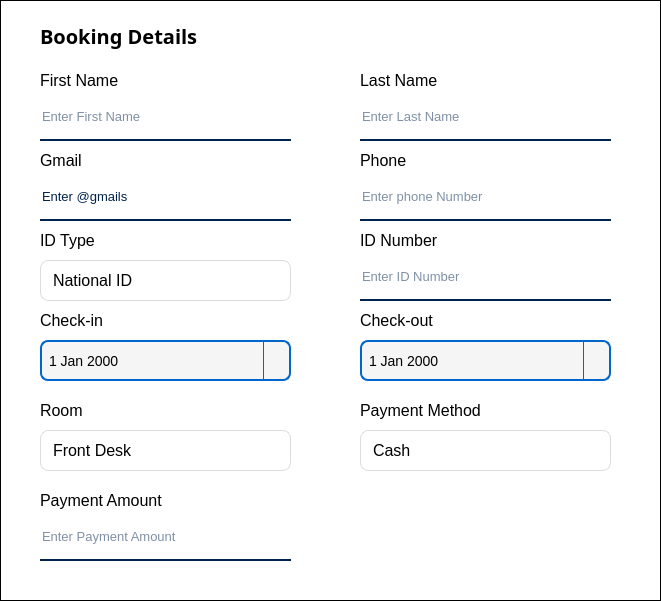
             <widget class="QWidget" name="widget_5" native="true">
              <property name="geometry">
               <rect>
                <x>0</x>
                <y>100</y>
                <width>661</width>
                <height>601</height>
               </rect>
              </property>
              <property name="styleSheet">
               <string notr="true">background-color: white;
border: 1px solid;</string>
              </property>
              <widget class="QLineEdit" name="txtFname">
               <property name="geometry">
                <rect>
                 <x>40</x>
                 <y>100</y>
                 <width>251</width>
                 <height>41</height>
                </rect>
               </property>
               <property name="font">
                <font>
                 <pointsize>10</pointsize>
                </font>
               </property>
               <property name="styleSheet">
                <string notr="true">background-color: rgb(255,255,255);
border: none;
border-bottom: 2px solid #00224c;
color: #00224c;
padding-bottom: 7px;</string>
               </property>
               <property name="placeholderText">
                <string>Enter First Name</string>
               </property>
              </widget>
              <widget class="QLabel" name="label_4">
               <property name="geometry">
                <rect>
                 <x>40</x>
                 <y>70</y>
                 <width>111</width>
                 <height>21</height>
                </rect>
               </property>
               <property name="font">
                <font>
                 <family>Arial</family>
                 <pointsize>12</pointsize>
                </font>
               </property>
               <property name="styleSheet">
                <string notr="true">QLabel {
    color: black;
	border: none;
}</string>
               </property>
               <property name="text">
                <string>First Name</string>
               </property>
              </widget>
              <widget class="QLabel" name="label_6">
               <property name="geometry">
                <rect>
                 <x>360</x>
                 <y>70</y>
                 <width>111</width>
                 <height>21</height>
                </rect>
               </property>
               <property name="font">
                <font>
                 <family>Arial</family>
                 <pointsize>12</pointsize>
                </font>
               </property>
               <property name="styleSheet">
                <string notr="true">QLabel {
    color: black;
	border: none;
}</string>
               </property>
               <property name="text">
                <string>Last Name</string>
               </property>
              </widget>
              <widget class="QLineEdit" name="txtLname">
               <property name="geometry">
                <rect>
                 <x>360</x>
                 <y>100</y>
                 <width>251</width>
                 <height>41</height>
                </rect>
               </property>
               <property name="font">
                <font>
                 <pointsize>10</pointsize>
                </font>
               </property>
               <property name="styleSheet">
                <string notr="true">background-color: rgb(255,255,255);
border: none;
border-bottom: 2px solid #00224c;
color: #00224c;
padding-bottom: 7px;</string>
               </property>
               <property name="placeholderText">
                <string>Enter Last Name</string>
               </property>
              </widget>
              <widget class="QLabel" name="label_7">
               <property name="geometry">
                <rect>
                 <x>40</x>
                 <y>150</y>
                 <width>111</width>
                 <height>21</height>
                </rect>
               </property>
               <property name="font">
                <font>
                 <family>Arial</family>
                 <pointsize>12</pointsize>
                </font>
               </property>
               <property name="styleSheet">
                <string notr="true">QLabel {
    color: black;
	border: none;
}</string>
               </property>
               <property name="text">
                <string>Gmail</string>
               </property>
              </widget>
              <widget class="QLabel" name="label_8">
               <property name="geometry">
                <rect>
                 <x>360</x>
                 <y>150</y>
                 <width>111</width>
                 <height>21</height>
                </rect>
               </property>
               <property name="font">
                <font>
                 <family>Arial</family>
                 <pointsize>12</pointsize>
                </font>
               </property>
               <property name="styleSheet">
                <string notr="true">QLabel {
    color: black;
	border: none;
}</string>
               </property>
               <property name="text">
                <string>Phone</string>
               </property>
              </widget>
              <widget class="QLineEdit" name="txtGmail">
               <property name="geometry">
                <rect>
                 <x>40</x>
                 <y>180</y>
                 <width>251</width>
                 <height>41</height>
                </rect>
               </property>
               <property name="font">
                <font>
                 <pointsize>10</pointsize>
                </font>
               </property>
               <property name="styleSheet">
                <string notr="true">background-color: rgb(255,255,255);
border: none;
border-bottom: 2px solid #00224c;
color: #00224c;
padding-bottom: 7px;</string>
               </property>
               <property name="text">
                <string>Enter @gmails</string>
               </property>
               <property name="placeholderText">
                <string>Enter Gmail@.com</string>
               </property>
              </widget>
              <widget class="QLineEdit" name="txtPhone">
               <property name="geometry">
                <rect>
                 <x>360</x>
                 <y>180</y>
                 <width>251</width>
                 <height>41</height>
                </rect>
               </property>
               <property name="font">
                <font>
                 <pointsize>10</pointsize>
                </font>
               </property>
               <property name="styleSheet">
                <string notr="true">background-color: rgb(255,255,255);
border: none;
border-bottom: 2px solid #00224c;
color: #00224c;
padding-bottom: 7px;</string>
               </property>
               <property name="placeholderText">
                <string>Enter phone Number</string>
               </property>
              </widget>
              <widget class="QLabel" name="label_11">
               <property name="geometry">
                <rect>
                 <x>40</x>
                 <y>230</y>
                 <width>111</width>
                 <height>21</height>
                </rect>
               </property>
               <property name="font">
                <font>
                 <family>Arial</family>
                 <pointsize>12</pointsize>
                </font>
               </property>
               <property name="styleSheet">
                <string notr="true">QLabel {
    color: black;
	border: none;
}</string>
               </property>
               <property name="text">
                <string>ID Type</string>
               </property>
              </widget>
              <widget class="QLabel" name="label_12">
               <property name="geometry">
                <rect>
                 <x>360</x>
                 <y>230</y>
                 <width>111</width>
                 <height>21</height>
                </rect>
               </property>
               <property name="font">
                <font>
                 <family>Arial</family>
                 <pointsize>12</pointsize>
                </font>
               </property>
               <property name="styleSheet">
                <string notr="true">QLabel {
    color: black;
	border: none;
}</string>
               </property>
               <property name="text">
                <string>ID Number</string>
               </property>
              </widget>
              <widget class="QLineEdit" name="txtIdNum">
               <property name="geometry">
                <rect>
                 <x>360</x>
                 <y>260</y>
                 <width>251</width>
                 <height>41</height>
                </rect>
               </property>
               <property name="font">
                <font>
                 <pointsize>10</pointsize>
                </font>
               </property>
               <property name="styleSheet">
                <string notr="true">background-color: rgb(255,255,255);
border: none;
border-bottom: 2px solid #00224c;
color: #00224c;
padding-bottom: 7px;</string>
               </property>
               <property name="placeholderText">
                <string>Enter ID Number</string>
               </property>
              </widget>
              <widget class="QComboBox" name="cbType">
               <property name="geometry">
                <rect>
                 <x>40</x>
                 <y>260</y>
                 <width>251</width>
                 <height>41</height>
                </rect>
               </property>
               <property name="font">
                <font>
                 <pointsize>-1</pointsize>
                </font>
               </property>
               <property name="styleSheet">
                <string notr="true">QComboBox {
    background-color: white;
    border: 1px solid #dcdcdc;
    border-radius: 8px;
    padding: 8px 12px;
    color: #00224C;
    font-size: 16px;  /* 🔥 bigger text */
}

QComboBox:hover {
    border: 1px solid #bfbfbf;
}

QComboBox:focus {
    border: 2px solid rgb(245, 192, 34);
}

QComboBox::drop-down {
    border: none;
    width: 30px;  /* slightly bigger */
}

QComboBox::down-arrow {
    image: none;
    border-left: 6px solid transparent;
    border-right: 6px solid transparent;
    border-top: 7px solid #555;
    margin-right: 10px;
}

QComboBox QAbstractItemView {
    background-color: white;
    border: 1px solid #dcdcdc;
    selection-background-color: rgb(245, 192, 34);
    selection-color: black;
    font-size: 20px; /* dropdown text size */
}
QComboBox, QComboBox * {
    color: black;
}</string>
               </property>
               <property name="currentText">
                <string>National ID</string>
               </property>
               <item>
                <property name="text">
                 <string>National ID</string>
                </property>
               </item>
               <item>
                <property name="text">
                 <string>Passport ID</string>
                </property>
               </item>
               <item>
                <property name="text">
                 <string>Driving Lisence ID</string>
                </property>
               </item>
              </widget>
              <widget class="QLabel" name="label_17">
               <property name="geometry">
                <rect>
                 <x>360</x>
                 <y>400</y>
                 <width>161</width>
                 <height>21</height>
                </rect>
               </property>
               <property name="font">
                <font>
                 <family>Arial</family>
                 <pointsize>12</pointsize>
                </font>
               </property>
               <property name="styleSheet">
                <string notr="true">QLabel {
    color: black;
	border: none;
}</string>
               </property>
               <property name="text">
                <string>Payment Method</string>
               </property>
              </widget>
              <widget class="QLineEdit" name="txtAmount">
               <property name="geometry">
                <rect>
                 <x>40</x>
                 <y>520</y>
                 <width>251</width>
                 <height>41</height>
                </rect>
               </property>
               <property name="font">
                <font>
                 <pointsize>10</pointsize>
                </font>
               </property>
               <property name="styleSheet">
                <string notr="true">background-color: rgb(255,255,255);
border: none;
border-bottom: 2px solid #00224c;
color: #00224c;
padding-bottom: 7px;</string>
               </property>
               <property name="placeholderText">
                <string>Enter Payment Amount</string>
               </property>
              </widget>
              <widget class="QComboBox" name="cbPayMethod">
               <property name="geometry">
                <rect>
                 <x>360</x>
                 <y>430</y>
                 <width>251</width>
                 <height>41</height>
                </rect>
               </property>
               <property name="font">
                <font>
                 <pointsize>-1</pointsize>
                </font>
               </property>
               <property name="styleSheet">
                <string notr="true">QComboBox {
    background-color: white;
    border: 1px solid #dcdcdc;
    border-radius: 8px;
    padding: 8px 12px;
    color: #00224C;
    font-size: 16px;  /* 🔥 bigger text */
}

QComboBox:hover {
    border: 1px solid #bfbfbf;
}

QComboBox:focus {
    border: 2px solid rgb(245, 192, 34);
}

QComboBox::drop-down {
    border: none;
    width: 30px;  /* slightly bigger */
}

QComboBox::down-arrow {
    image: none;
    border-left: 6px solid transparent;
    border-right: 6px solid transparent;
    border-top: 7px solid #555;
    margin-right: 10px;
}

QComboBox QAbstractItemView {
    background-color: white;
    border: 1px solid #dcdcdc;
    selection-background-color: rgb(245, 192, 34);
    selection-color: black;
    font-size: 20px; /* dropdown text size */
}
QComboBox, QComboBox * {
    color: black;
}</string>
               </property>
               <property name="currentText">
                <string>Cash</string>
               </property>
               <item>
                <property name="text">
                 <string>Cash</string>
                </property>
               </item>
               <item>
                <property name="text">
                 <string>Gcash</string>
                </property>
               </item>
               <item>
                <property name="text">
                 <string>Bank</string>
                </property>
               </item>
              </widget>
              <widget class="QLabel" name="label_16">
               <property name="geometry">
                <rect>
                 <x>40</x>
                 <y>400</y>
                 <width>111</width>
                 <height>21</height>
                </rect>
               </property>
               <property name="font">
                <font>
                 <family>Arial</family>
                 <pointsize>12</pointsize>
                </font>
               </property>
               <property name="styleSheet">
                <string notr="true">QLabel {
    color: black;
	border: none;
}</string>
               </property>
               <property name="text">
                <string>Room</string>
               </property>
              </widget>
              <widget class="QDateEdit" name="checkout">
               <property name="geometry">
                <rect>
                 <x>360</x>
                 <y>340</y>
                 <width>251</width>
                 <height>41</height>
                </rect>
               </property>
               <property name="font">
                <font>
                 <pointsize>-1</pointsize>
                </font>
               </property>
               <property name="styleSheet">
                <string notr="true">QDateEdit {
    border: 2px solid #0066CC;
    border-radius: 8px;
    padding: 5px;
    background-color: #F5F5F5;
    font-size: 14px;
}
QDateEdit {
    color: black;   /* TEXT COLOR */
}

/* Dropdown button */
QDateEdit::drop-down {
    subcontrol-origin: padding;
    subcontrol-position: top right;
    width: 25px;
    border-left: 1px solid #0066CC;
}

/* Arrow icon */
QDateEdit::down-arrow {
    image: url(:/icons/calendar.png); /* optional */
    width: 12px;
    height: 12px;
}

QCalendarWidget {
    background-color: white;
    border: 2px solid #0066CC;
    border-radius: 10px;
}

/* Month/Year header */
QCalendarWidget QToolButton {
    color: black;
    background-color: #0066CC;
    font-size: 14px;
    border: none;
    padding: 5px;
}

/* Navigation arrows */
QCalendarWidget QToolButton#qt_calendar_prevmonth,
QCalendarWidget QToolButton#qt_calendar_nextmonth {
    background-color: #004C99;
    border-radius: 5px;
}

/* Weekday headers (Mon, Tue, etc.) */
QCalendarWidget QWidget#qt_calendar_navigationbar {
    background-color: #0066CC;
}

/* Dates */
QCalendarWidget QAbstractItemView {
	color: black; 
    background-color: #FFFFFF;
    selection-background-color: #FFD700;  /* selected date */
    selection-color: black;
    gridline-color: #E0E0E0;
    font-size: 13px;
}

/* Hover effect */
QCalendarWidget QAbstractItemView::item:hover {
    background-color: #ADD8E6;
}

</string>
               </property>
               <property name="calendarPopup">
                <bool>true</bool>
               </property>
              </widget>
              <widget class="QLabel" name="label_15">
               <property name="geometry">
                <rect>
                 <x>360</x>
                 <y>310</y>
                 <width>111</width>
                 <height>21</height>
                </rect>
               </property>
               <property name="font">
                <font>
                 <family>Arial</family>
                 <pointsize>12</pointsize>
                </font>
               </property>
               <property name="styleSheet">
                <string notr="true">QLabel {
    color: black;
	border: none;
}</string>
               </property>
               <property name="text">
                <string>Check-out</string>
               </property>
              </widget>
              <widget class="QLabel" name="label_18">
               <property name="geometry">
                <rect>
                 <x>40</x>
                 <y>490</y>
                 <width>161</width>
                 <height>21</height>
                </rect>
               </property>
               <property name="font">
                <font>
                 <family>Arial</family>
                 <pointsize>12</pointsize>
                </font>
               </property>
               <property name="styleSheet">
                <string notr="true">QLabel {
    color: black;
	border: none;
}</string>
               </property>
               <property name="text">
                <string>Payment Amount</string>
               </property>
              </widget>
              <widget class="QComboBox" name="cbRoom">
               <property name="geometry">
                <rect>
                 <x>40</x>
                 <y>430</y>
                 <width>251</width>
                 <height>41</height>
                </rect>
               </property>
               <property name="font">
                <font>
                 <pointsize>-1</pointsize>
                </font>
               </property>
               <property name="styleSheet">
                <string notr="true">QComboBox {
    background-color: white;
    border: 1px solid #dcdcdc;
    border-radius: 8px;
    padding: 8px 12px;
    color: #00224C;
    font-size: 16px;  /* 🔥 bigger text */
}

QComboBox:hover {
    border: 1px solid #bfbfbf;
}

QComboBox:focus {
    border: 2px solid rgb(245, 192, 34);
}

QComboBox::drop-down {
    border: none;
    width: 30px;  /* slightly bigger */
}

QComboBox::down-arrow {
    image: none;
    border-left: 6px solid transparent;
    border-right: 6px solid transparent;
    border-top: 7px solid #555;
    margin-right: 10px;
}

QComboBox QAbstractItemView {
    background-color: white;
    border: 1px solid #dcdcdc;
    selection-background-color: rgb(245, 192, 34);
    selection-color: black;
    font-size: 20px; /* dropdown text size */
}
QComboBox, QComboBox * {
    color: black;
}</string>
               </property>
               <property name="currentText">
                <string>Front Desk</string>
               </property>
               <item>
                <property name="text">
                 <string>Front Desk</string>
                </property>
               </item>
               <item>
                <property name="text">
                 <string>Admin</string>
                </property>
               </item>
              </widget>
              <widget class="QLabel" name="label_14">
               <property name="geometry">
                <rect>
                 <x>40</x>
                 <y>310</y>
                 <width>111</width>
                 <height>21</height>
                </rect>
               </property>
               <property name="font">
                <font>
                 <family>Arial</family>
                 <pointsize>12</pointsize>
                </font>
               </property>
               <property name="styleSheet">
                <string notr="true">QLabel {
    color: black;
	border: none;
}</string>
               </property>
               <property name="text">
                <string>Check-in</string>
               </property>
              </widget>
              <widget class="QDateEdit" name="checkin">
               <property name="geometry">
                <rect>
                 <x>40</x>
                 <y>340</y>
                 <width>251</width>
                 <height>41</height>
                </rect>
               </property>
               <property name="font">
                <font>
                 <pointsize>-1</pointsize>
                </font>
               </property>
               <property name="styleSheet">
                <string notr="true">QDateEdit {
    border: 2px solid #0066CC;
    border-radius: 8px;
    padding: 5px;
    background-color: #F5F5F5;
    font-size: 14px;
}
QDateEdit {
    color: black;   /* TEXT COLOR */
}

/* Dropdown button */
QDateEdit::drop-down {
    subcontrol-origin: padding;
    subcontrol-position: top right;
    width: 25px;
    border-left: 1px solid #0066CC;
}

/* Arrow icon */
QDateEdit::down-arrow {
    image: url(:/icons/calendar.png); /* optional */
    width: 12px;
    height: 12px;
}

QCalendarWidget {
    background-color: white;
    border: 2px solid #0066CC;
    border-radius: 10px;
}

/* Month/Year header */
QCalendarWidget QToolButton {
    color: black;
    background-color: #0066CC;
    font-size: 14px;
    border: none;
    padding: 5px;
}

/* Navigation arrows */
QCalendarWidget QToolButton#qt_calendar_prevmonth,
QCalendarWidget QToolButton#qt_calendar_nextmonth {
    background-color: #004C99;
    border-radius: 5px;
}

/* Weekday headers (Mon, Tue, etc.) */
QCalendarWidget QWidget#qt_calendar_navigationbar {
    background-color: #0066CC;
}

/* Dates */
QCalendarWidget QAbstractItemView {
	color: black; 
    background-color: #FFFFFF;
    selection-background-color: #FFD700;  /* selected date */
    selection-color: black;
    gridline-color: #E0E0E0;
    font-size: 13px;
}

/* Hover effect */
QCalendarWidget QAbstractItemView::item:hover {
    background-color: #ADD8E6;
}

</string>
               </property>
               <property name="calendarPopup">
                <bool>true</bool>
               </property>
              </widget>
              <widget class="QLabel" name="label_13">
               <property name="geometry">
                <rect>
                 <x>40</x>
                 <y>20</y>
                 <width>241</width>
                 <height>31</height>
                </rect>
               </property>
               <property name="font">
                <font>
                 <family>Poppins</family>
                 <pointsize>15</pointsize>
                 <weight>75</weight>
                 <bold>true</bold>
                </font>
               </property>
               <property name="styleSheet">
                <string notr="true">QLabel {
    color: black;
	border: none;
}</string>
               </property>
               <property name="text">
                <string>Booking Details</string>
               </property>
              </widget>
             </widget>
